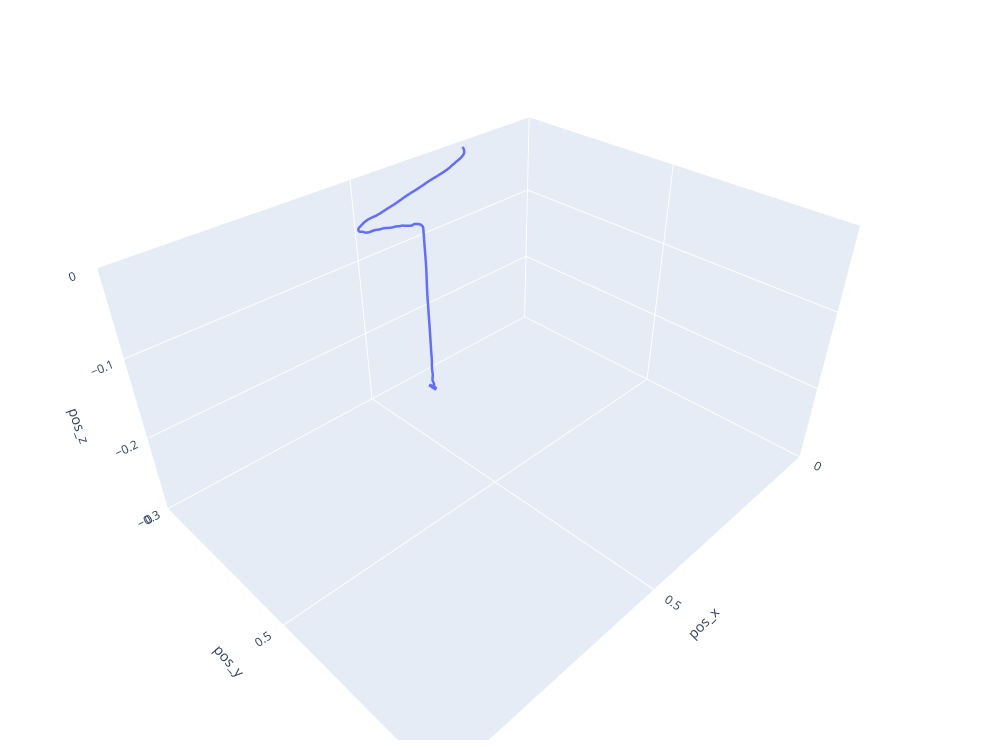

The cell this chart's notebook holds for it:
### Code cell
import plotly.express as px
import pandas as pd
import plotly.graph_objects as go
import plotly.io as pio


df = pd.read_csv("C:/Users/maxjj/OneDrive/Dokumenter/Skole/bachelor/csvfiler/stvg_filter_0.csv")
df.columns = ["pos_x", "pos_y", "pos_z", "vel_x", "vel_y", "vel_z"]

print(df.columns)
data= df.copy(deep=True)



fig = px.line_3d(data, 
                    x=data['pos_x'], 
                    y=data['pos_y'], 
                    z=data['pos_z'],
                    # color = data["z"], 
                    # color_continuous_scale='viridis', 
                    # size_max=2, opacity=0.7,
                    # width=230,
                    # animation_frame=""
                    )


fig.update_layout(
    scene = dict(
        xaxis = dict(nticks=4, range=[0,1],),
        yaxis = dict(nticks=4, range=[0,1],),
        zaxis = dict(nticks=4, range=[-.3,0],),),
    
    width=700,
    margin=dict(r=20, l=10, b=10, t=10))

fig.update_traces(
    marker=dict(
        color='lightblue',
        size=10),
    line=dict(
        # color='purple',
        width=5
    )
)

fig.update_layout(
    autosize=False,
    width = 1000,
    height = 750,
)
fig.show()

### Figure 1 — Plotly figure (JSON) as saved in the notebook; plotly's stock layout.template omitted (floating-point values rounded to 4 significant figures; data arrays with more than 128 entries replaced by an {"elided": "..."} marker saying what was removed)
{"data": [{"hovertemplate": "pos_x=%{x}<br>pos_y=%{y}<br>pos_z=%{z}<extra></extra>", "legendgroup": "", "line": {"color": "#636efa", "dash": "solid", "width": 5}, "marker": {"color": "lightblue", "size": 10, "symbol": "circle"}, "mode": "lines", "name": "", "scene": "scene", "showlegend": false, "type": "scatter3d", "x": {"elided": "276 float values"}, "y": {"elided": "276 float values"}, "z": {"elided": "276 float values"}}], "layout": {"autosize": false, "height": 750, "legend": {"tracegroupgap": 0}, "margin": {"b": 10, "l": 10, "r": 20, "t": 10}, "scene": {"domain": {"x": [0, 1], "y": [0, 1]}, "xaxis": {"nticks": 4, "range": [0, 1], "title": {"text": "pos_x"}}, "yaxis": {"nticks": 4, "range": [0, 1], "title": {"text": "pos_y"}}, "zaxis": {"nticks": 4, "range": [-0.3, 0], "title": {"text": "pos_z"}}}, "width": 1000}}
